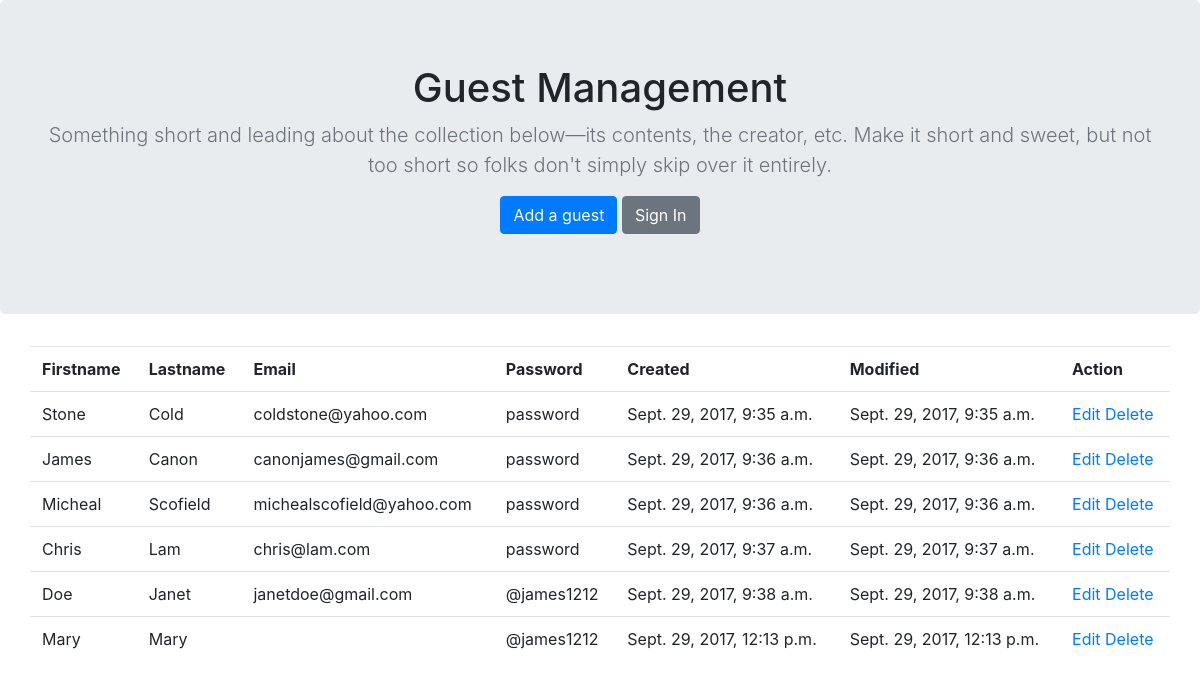
The page /guestapp/guest/ on the database its author committed.
### src/guest/models.py (models this page shows, shortened)
class Guest(models.Model):
	first_name = models.CharField(max_length=55)
	last_name = models.CharField(max_length=55)
	email = models.EmailField(max_length=155)
	password = models.CharField(max_length=125)
	created = models.DateTimeField(auto_now_add=True, editable=False)
	modified = models.DateTimeField(auto_now=True, editable=False)

### src/guest/views.py (the view, shortened to what this page needs)
# urls.py: url(r'^guest/(?P<method>[-\w+]+)/$', views.guest),
def guest(request, method=None, pk=None):
    payload = dict()
    form = dict()
    if method == 'new':
        form = forms.FormGuest()
        instance = Guest()
        payload['form_action'] = '/guestapp/guest/new/'
        template = "guest/form-guest.html"
    elif method == 'update' and pk is not None:
        instance = Guest.objects.get(pk=pk)
        form = forms.FormGuest(instance=instance, data=model_to_dict(instance))
        payload['form_action'] = '/guestapp/guest/update/%s/' % str(pk)
        template = "guest/edit.html"
    else:
    	payload['guest_list'] = Guest.objects.all()
        template = "guest/index.html"
    return render(
    	request,
        template,
        {'form': form, 'payload': payload},
    )

### src/guest/templates/guest/index.html (shortened to what this page needs)
<html>
<head>
	<link rel="stylesheet" href="https://maxcdn.bootstrapcdn.com/bootstrap/4.0.0-beta/css/bootstrap.min.css">
</head>
<body>
    <section class="jumbotron text-center">
      <div class="container">
        <h1 class="jumbotron-heading">Guest Management</h1>
        <p class="lead text-muted">Something short and leading about the collection below—its contents, the creator, etc. Make it short and sweet, but not too short so folks don't simply skip over it entirely.</p>
        <p>
          <a href="/guestapp/guest/new/" class="btn btn-primary">Add a guest</a>
          <a href="#" class="btn btn-secondary">Sign In</a>
        </p>
      </div>
    </section>
    <div class="album text-muted">
      <div class="container">
        <div class="row">
          <table class="table table-stripped">
            <thead>
            	<tr style="font-weight: bold;">
            		<td>Firstname</td>
            		<td>Lastname</td>
                <td>Email</td>
                <td>Password</td>
                <td>Created</td>
                <td>Modified</td>
                <td>Action</td>
            	</tr>
            </thead>
            <tbody>
            	{% for guest in payload.guest_list %}
            	<tr>
            		<td>{{ guest.first_name }}</td>
            		<td>{{ guest.last_name }}</td>
                <td>{{ guest.email }}</td>
                <td>{{ guest.password }}</td>
                <td>{{ guest.created }}</td>
                <td>{{ guest.modified }}</td>
                <td><a href="/guestapp/guest/update/{{ guest.id }}">Edit</a> <a href="/delete/{{ guest.id }}">Delete</a></td>
            	</tr>
            	{% endfor %}
            </tbody>
          </table>
        </div>
      </div>
    </div>
</body>
</html>

### rows shown on the page
Guest: first_name "Stone", last_name "Cold", email "coldstone@yahoo.com", password "password", created "Sept. 29, 2017, 9:35 a.m.", modified "Sept. 29, 2017, 9:35 a.m."
Guest: first_name "James", last_name "Canon", email "canonjames@gmail.com", password "password", created "Sept. 29, 2017, 9:36 a.m.", modified "Sept. 29, 2017, 9:36 a.m."
Guest: first_name "Micheal", last_name "Scofield", email "michealscofield@yahoo.com", password "password", created "Sept. 29, 2017, 9:36 a.m.", modified "Sept. 29, 2017, 9:36 a.m."
Guest: first_name "Chris", last_name "Lam", email "chris@lam.com", password "password", created "Sept. 29, 2017, 9:37 a.m.", modified "Sept. 29, 2017, 9:37 a.m."
Guest: first_name "Doe", last_name "Janet", email "janetdoe@gmail.com", password "@james1212", created "Sept. 29, 2017, 9:38 a.m.", modified "Sept. 29, 2017, 9:38 a.m."
Guest: first_name "Mary", last_name "Mary", password "@james1212", created "Sept. 29, 2017, 12:13 p.m.", modified "Sept. 29, 2017, 12:13 p.m."
